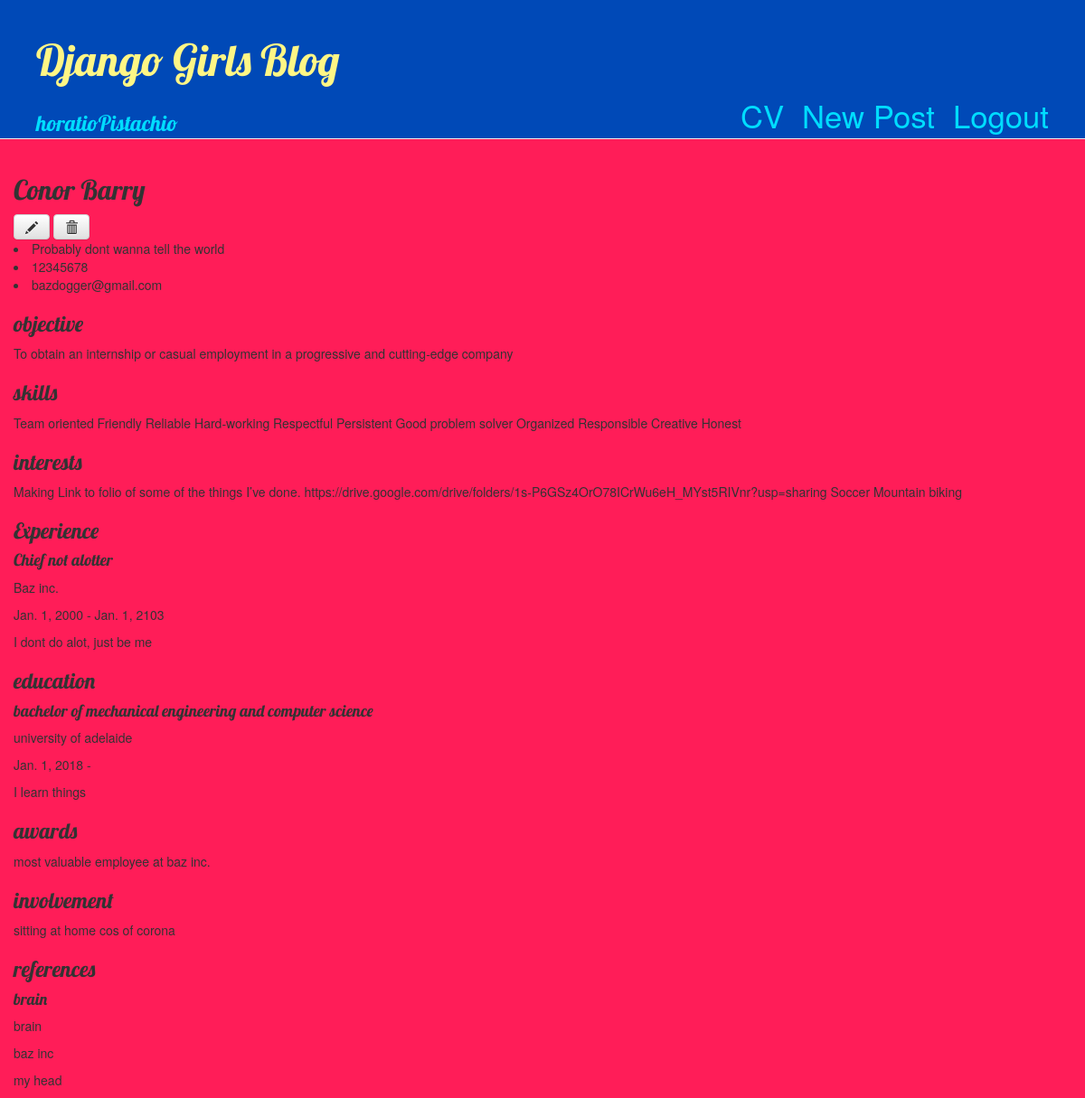
/cv/14/ (signed in), run on the app's committed database.
### blog/models.py (models this page shows, shortened)
class CV(models.Model):
    username = models.ForeignKey(settings.AUTH_USER_MODEL, on_delete=models.CASCADE, default=0)
    name = models.CharField(max_length = 100)
    address = models.CharField(max_length = 500)
    phone_number= models.CharField(max_length= 20)
    email = models.EmailField() #change not tested
    objective = models.TextField()
    skills = models.TextField()
    interests  = models.TextField()
    awards = models.TextField()
    involvement = models.TextField()
    job_title = models.CharField(max_length= 100)
    company = models.CharField(max_length= 100)
    start_year = models.DateField(blank=True, null=True)
    end_year = models.DateField(blank=True, null=True)
    job_description = models.TextField()
    program = models.CharField(max_length= 200)
    insitution = models.CharField(max_length= 100)
    start_year_ed = models.DateField(blank=True, null=True)
    end_year_ed = models.DateField(blank=True, null=True)
    education_description = models.TextField()
    ref_name = models.CharField(max_length=100)
    ref_position = models.CharField(max_length=100)
    ref_company = models.CharField(max_length=100)
    ref_contact = models.CharField(max_length=100)

### blog/views.py (the view)
# urls.py: path('cv/<int:pk>/', views.cv_detail, name='cv_detail'),
def cv_detail(request, pk):
    cv = get_object_or_404(CV, pk=pk)
    return render(request, 'blog/cv_detail.html',{'cv': cv})

### blog/templates/blog/cv_detail.html
{% extends '../base.html' %}
{% block content %}
<h2>{{cv.name}}</h2>
{% if request.user == cv.username %}
        <a class="btn btn-default" href="{% url 'cv_edit' pk=cv.pk %}" id='cv_edit'><span class="glyphicon glyphicon-pencil"></span></a>
        <a class= "btn btn-default" href= "{% url 'cv_delete' pk=cv.pk %}" id = 'cv_delete'><span class="glyphicon glyphicon-trash"></span></a>
{% endif %}
<div class="personal_details">
    <li>{{cv.address}}</li>
    <li>{{cv.phone_number}}</li>
    <li>{{cv.email}}</li>
</div>
<div class="professional_details">
    <h3>objective</h3>
    <p>{{cv.objective}}</p>
    <h3>skills</h3>
    <p>{{cv.skills}}</p>
    <h3>interests</h3>
    <p>{{cv.interests}}</p>
</div>
<div class="experience">
    <h3>Experience</h3>
    <h4>{{cv.job_title}}</h4>
    <p>{{cv.company}}</p>
    <p>{{cv.start_year}} - {{cv.end_year}}</p>
    <p>{{cv.job_description}}</p>
</div>
<div class="education">
    <h3>education</h3>
    <h4>{{cv.program}}</h4>
    <p>{{cv.insitution}}</p>
    <p>{{cv.start_year_ed}} - {{cv.education.end_year_ed}}</p>
    <p>{{cv.education_description}}</p>
</div>
<div class="lists">
    <h3>awards</h3>
    <p id="awards">{{cv.awards}}</p>
    <h3>involvement</h3>
    <p>{{cv.involvement}}</p>
</div>
<div class="references">
    <h3>references</h3>
    <h4>{{cv.ref_name}}</h4>
    <p>{{cv.ref_position}}</p>
    <p>{{cv.ref_company}}</p>
    <p>{{cv.ref_contact}}</p>
</div>
{% endblock %}

### blog/templates/base.html (shortened to what this page needs)
{% load static %}
<html>
    <head>
        <link rel="stylesheet" href="//maxcdn.bootstrapcdn.com/bootstrap/3.2.0/css/bootstrap.min.css">
        <link rel="stylesheet" href="//maxcdn.bootstrapcdn.com/bootstrap/3.2.0/css/bootstrap-theme.min.css">
        <link rel="stylesheet" href="{% static 'css/blog.css' %}">
    </head>
    <body>
        <body>
            <div class="page-header">
                <h1><a href="/">Django Girls Blog</a></h1>
                {% if user.is_authenticated %}
                <a href="{% url 'logout' %}" class= "top-menu">Logout</a>
                <a href="{% url 'post_new' %}" class="top-menu">New Post</a>
                <a href="{% url 'cv' %}" class="top-menu">CV</a>
                <h3 class="username">{{request.user}}</h3>
                {% else %}
                <a href="{% url 'cv' %}" class="top-menu">CV</a>
                <h3 class="username"><a href='/accounts/login?next=/' id='login'>Login</a></h3>
                {% endif %}
            </div>
            <div class="content container-fluid">
                <div class="row">
                    <div class="col-xs-12">
                    {% block content %}
                    {% endblock %}
                    </div>
                </div>
            </div>
        </body>
    </body>
</html>

### blog/static/css/blog.css (style rules this page uses)
.page-header { background-color: #0049B7 ; margin-top: 0; padding: 20px 20px 50px 40px; }
.page-header h1, .page-header h1 a, .page-header h1 a:visited, .page-header h1 a:active { color: #fff685 ; font-size: 36pt; text-decoration: none; }
.username { float: left; color: #00DDFF; }
h1, h2, h3, h4 { font-family: 'Lobster', cursive; }
.top-menu, .top-menu:hover, .top-menu:visited { color: #00DDFF; float: right; font-size: 26pt; margin-right: 20px; }
body { background-color: #ff1d58; }

### data on the page
CV: name "Conor Barry", address "Probably dont wanna tell the world", phone_number "12345678", email "bazdogger@gmail.com", objective "To obtain an internship or casual employment in a progressive and cutting-edge company", skills "Team oriented Friendly Reliable Hard-working Respectful Persistent Good problem solver Organized Responsible Creative Honest", interests "Making Link to folio of some of the things I’ve done. https://drive.google.com/drive/folders/1s-P6GSz4OrO78ICrWu6eH_MYst5RIVnr?usp=sharing Soccer Mountain biking", job_title "Chief not alotter", company "Baz inc.", start_year "Jan. 1, 2000", end_year "Jan. 1, 2103", job_description "I dont do alot, just be me", program "bachelor of mechanical engineering and computer science", insitution "university of adelaide", start_year_ed "Jan. 1, 2018", education_description "I learn things", awards "most valuable employee at baz inc.", involvement "sitting at home cos of corona", ref_name "brain", ref_position "brain", ref_company "baz inc", ref_contact "my head"

### other printed values
{{ request.user }} "horatioPistachio"
